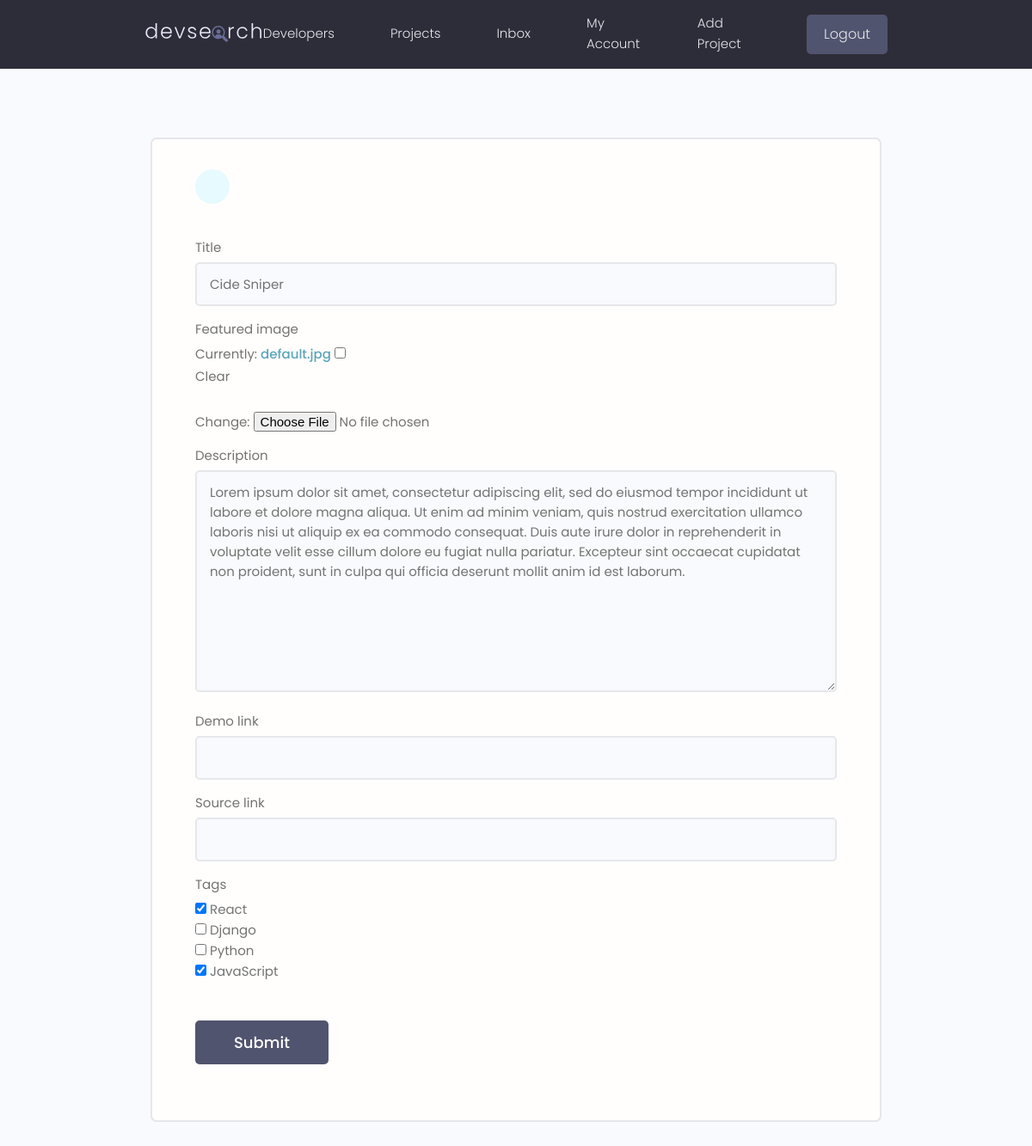
The page /projects/update-project/e7db3858dabd432bb8adbb96cdb65a01/ (signed in) on the database as committed earlier.
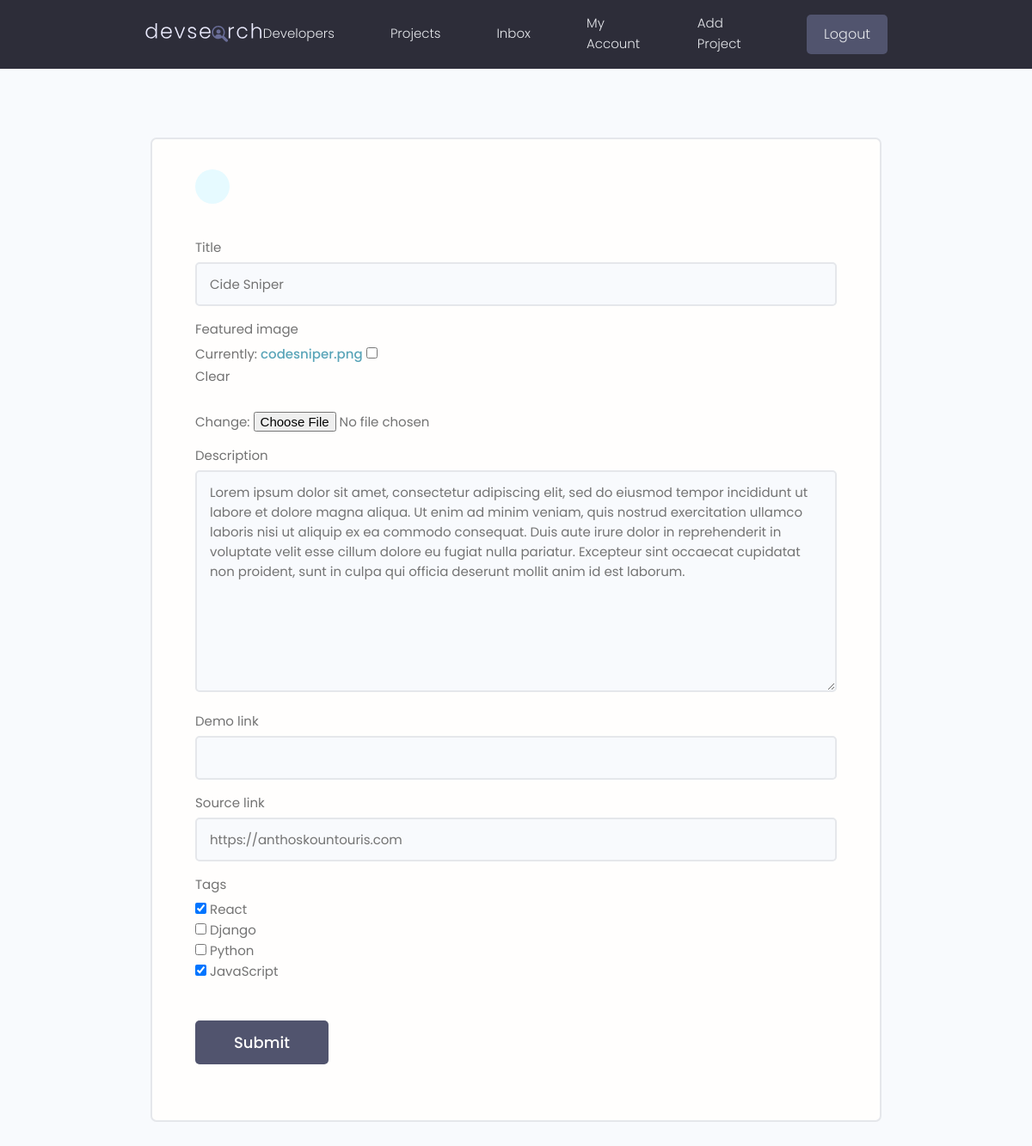
The same page on the database as committed later.
### projects/models.py (models this page shows, shortened)
class Project(models.Model):
    owner = models.ForeignKey(Profile, null=True, blank=True, on_delete=models.SET_NULL) # many to one relationship
    title = models.CharField(max_length=200)
    description = models.TextField(null = True, blank=True) # Can leave it empty (database, django) to know
    featured_image = models.ImageField(
        null=True, blank=True, default="default.jpg")
    demo_link = models.CharField(max_length = 2000, null = True, blank = True)
    source_link = models.CharField(max_length = 2000, null = True, blank = True)
    tags = models.ManyToManyField('Tag', blank = True) # In string to be able to add it
    vote_total = models.IntegerField(default = 0, null = True, blank = True)
    vote_ratio = models.IntegerField(default = 0, null = True, blank = True)
    created = models.DateTimeField(auto_now_add = True)
    id = models.UUIDField(default = uuid.uuid4, unique = True,
                          primary_key = True, editable = False)

### projects/views.py (the view)
# urls.py: path('update-project/<str:pk>/', views.updateProject, name="update-project"),
@login_required(login_url="login")
def updateProject(request, pk):
    project = Project.objects.get(id=pk)
    form = ProjectForm(instance=project) ## instansiate the form
    if request.method == 'POST':
        form = ProjectForm(request.POST, request.FILES, instance=project)
        if form.is_valid(): # We check if the data and form are validate
            form.save()
            return redirect('projects')
    context = {'form' : form}
    return render(request, 'projects/project_form.html', context)

### projects/forms.py
class ProjectForm(ModelForm):
    class Meta:
        model = Project # name of model
        fields = ['title', 'featured_image', 'description', 'demo_link', 'source_link', 'tags']
        widgets = {
            'tags':forms.CheckboxSelectMultiple(),
        }
    def __init__(self, *args, **kwargs):
        super(ProjectForm, self).__init__(*args, **kwargs)
        for name,field in self.fields.items():
            field.widget.attrs.update({'class' : 'input'})

### projects/models.py (called while the page is built)
    def __str__(self):
        return self.name

### projects/templates/projects/project_form.html (shortened to what this page needs)
{% extends 'main.html' %}
{% block content %}
<main class="formPage my-xl">
    <div class="content-box">
        <div class="formWrapper">
            <a class="backButton" href="#"></a>
            <br>
            <form class="form" method="POST" enctype="multipart/form-data">
                {% for field in form %}
                <div class="form__field">
                    <label for="formInput#text">{{field.label}} </label>
                    {{field}}
                </div>
                {% endfor %}
                <input class="btn btn--sub btn--lg  my-md" type="submit" value="Submit" />
            </form>
        </div>
    </div>
</main>
{% endblock %}

Rows that differ between the two databases and show on the page:
changed Project "Cide Sniper": source_link (not shown) → "https://anthoskountouris.com"
Other text that changed with them:
text no longer shown: "Currently: default.jpg Clear Change:"
text now shown: "Currently: codesniper.png Clear Change:"
